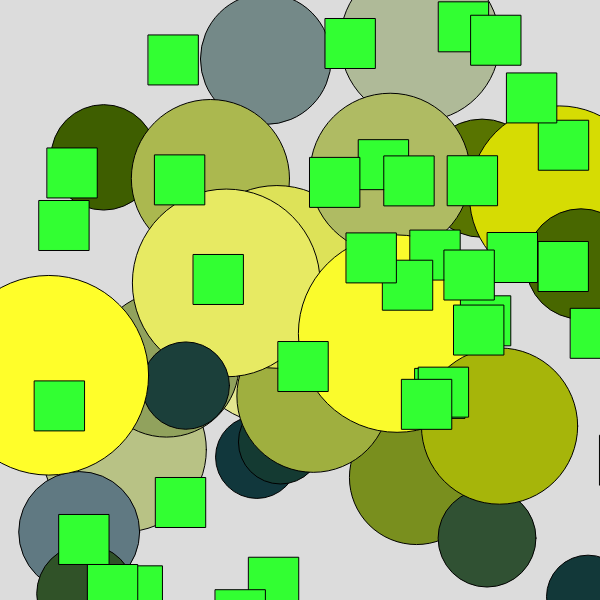
Frame 1 (no input)
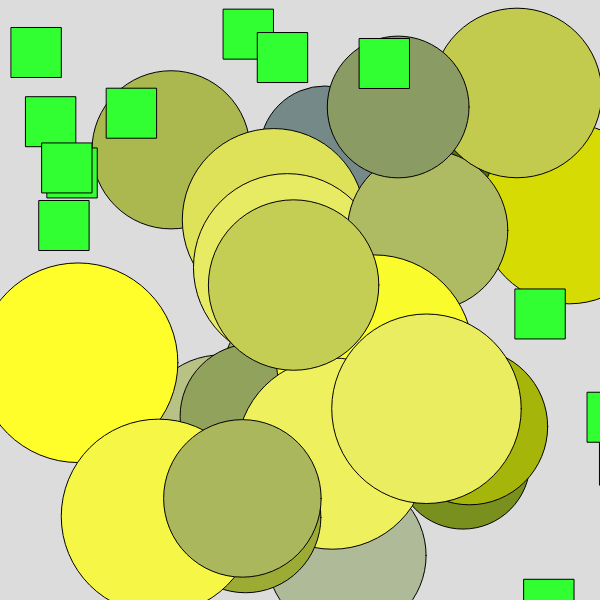
Frame 60 (no input)
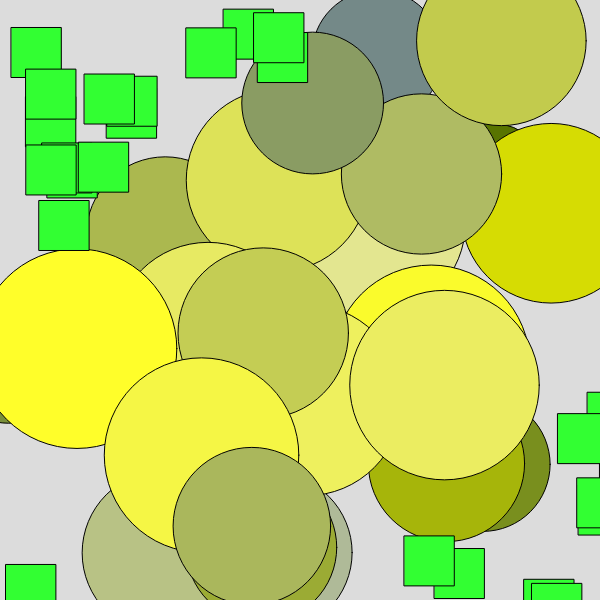
Frame 120 (the mouse pressed at the canvas centre since frame 60)

The p5.js sketch that drew these frames (run headless with seeded random() and noise() and a simulated clock; from frame 60 on, the mouse is pressed at the canvas centre):

// p5.js sketch
// ── sketch.js
var crList = [];
var fList = [];
var amt = 30;

function setup() {
  width = 0.75*displayWidth;
  height = displayHeight;
  fr = 60
  frameRate(fr);
  createCanvas(width, height);

  for (i = 0; i < amt; i++) {
    crList.push(new Creature(Math.random() * 20, random(75,200), random(0,width), random(0,height)));
  }

  for (i = 0; i < 35; i++) {
    fList.push(new Food(width,height));
  }
  
  resetButton = createButton("Reset");
  resetButton.size(0.25*displayWidth,50);
  resetButton.position(width,0);
  resetButton.mousePressed(restart);
  
  

}

function restart(){
  clear();
  setup();

}

function draw() {
  background(220);
  crLen = crList.length;
  fLen = fList.length;
  

  for (i = 0; i < crList.length; i++) {
    crList[i].draw();
    crList[i].update();

    if (crList[i].isDead) {
      crList.splice(i, 1);
    }

    crList[i].edge(width, height);
  }
  
  
  for (i = 0; i < fLen;i++){
    fList[i].draw();
    fList[i].update(fList);
  
  }
  
  

  for (i = 0; i < crList.length - 1; i++) {
    for (j = i + 1; j < crList.length - 1; j++) {
      if (Math.abs(crList[i].xPOS - crList[j].xPOS < 1) && Math.abs(crList[i].yPOS - crList[j].yPOS < 1)) {
        crList[i].Encounter(crList[j], crList);
      }
    }
  }
  
  for (i = 0; i < crList.length;i++){
    crList[i].cooldown--;
  }
  
  if (fList.length < 25){
    fList.push(new Food(width,height));
  }
  
  for (i = 0;i < crList.length;i++){
    for (j = 0;j < fList.length;j++){
      if (dist(crList[i].xPOS,crList[i].yPOS,fList[j].pos.x,fList[j].pos.y) < 0.5*crList[i].size){
        crList[i].eat(fList[j], fList);
        fList.splice(j,1);  
      }
  
    }
  }
  
  if (frameCount % 30 == 0){
    console.log(crList.length);
  }
  
  if(crLen == 0){
    setup();
  }
  
}
// ── Creature.js
class Creature{

  	constructor(speed_,size_,x,y) {
		this.direction = p5.Vector.random2D();
        this.speed = speed_;
        this.velocity = this.direction.mult(0.5*this.speed)
		this.size = size_;	
		this.confidence = Math.pow((Math.pow(speed_, 2)+ Math.pow(size_, 2)),0.5);
		this.lifespan = 3000 + Math.pow(speed_+1, 2) + Math.pow(size_+1, 1.5) + this.hunger/2 + this.confidence;
		this.hunger = this.lifespan;
        this.isDead = false;
		this.timeAlive = 0;
        this.foodEaten = 100;
		this.xPOS = x;
		this.yPOS = y;
        this.cooldown = 0;
      
        this.red = map(this.confidence,75,200,0,255,true);
        this.green = map(this.size,50,200,0,255,true);
        this.blue = map(this.speed,5,30,0,255,true);
          
      
		print("Creature born");
      
	}
  
  	Mate(cr, arr) {		
      if (this.cooldown < 1 && cr.cooldown < 1 && arr.length < 50){
          let crn = new Creature(this.avg(this.speed,cr.speed),this.avg(this.size,cr.size),this.xPOS+100,this.yPOS+100);
          arr.push(crn);
          this.cooldown += 300;
          cr.cooldown += 300;
      }
	}
  
  	Fight (cr) {
		let prowess_1 = this.speed + 0.5*this.size + 0.25*this.confidence;
		let prowess_2 = 0.5*cr.speed + 0.25*cr.size + cr.confidence;
		if (prowess_1 > prowess_2) {
			cr.isDead = true;
			return this;
		}else if (prowess_1 == prowess_2) {
			
			rn = Math.random()
			if (rn < 0.5) {
				cr.isDead = true;
				return this;
			}
		}
		this.isDead = true;
        print("Creatures fought and died");
		return cr;
        
	}
  
  	Encounter(cr, arr) {
		let conThresh = Math.abs(this.confidence-cr.confidence);
		let rng = random(1,100);		
		if (conThresh < 25) {
			this.Mate(cr, arr);
		}else if (conThresh > 75 ) {
			this.Fight(cr);
		}
	}
  
  	avg(x, y) {
		return (x+y)/2;
	}
  
    update(){
      	if (this.foodEaten < this.hunger) {
			this.isDead = true;
            print("Creature starved");
		}
		
		if(this.timeAlive >= this.lifespan) {
			this.isDead = true;
            print("Creature died");
		}
      
        this.xPOS += 0.25*this.velocity.x;
        this.yPOS += 0.25*this.velocity.y;
      
        if (random(0,1) < 0.05){
          this.direction = p5.Vector.random2D();
          this.velocity = this.direction.mult(0.5*this.speed);
        }
      
      this.timeAlive += 1;
      this.foodEaten--;
		
    }
    
    draw(){
      let c = color(this.red,this.green,this.blue);
      fill(c);
      circle(this.xPOS,this.yPOS,this.size);
    }
  
    edge(width, height){
      if (this.xPOS < 0){
          this.xPOS = width;
      }
      if (this.xPOS > width){
          this.xPOS = 0;
      }
      if (this.yPOS < 0){
          this.yPOS = height;
      }
      if (this.yPOS > height){
          this.yPOS = 0;
      }

      
    }

  
    eat(food, fList){
      food.eaten = true;
      food.update(fList);
      this.foodEaten += 10;
      console.log("Creature Ate");
    }
}
// ── Food.js
class Food{
  constructor(width,height){
    this.pos = new p5.Vector();
    this.pos.set(random(0,width),random(0,height));
    this.eaten = false;
  }
  
  draw(){
    let c = color(50,255,50);
    fill(c);
    square(this.pos.x,this.pos.y, 50);
    c = color(255,255,255);
  }
  
  update(arr){
    if (this.eaten){
      for (i = 0; i < arr.length;i++){
        if (arr.indexOf(i) == this){
          arr.splice(i,1);
        }     
      break;
      }
    }
    
  }
}
